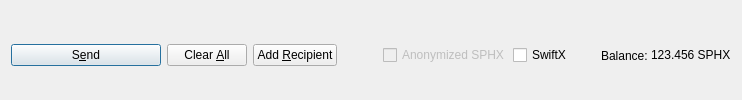
         <widget class="QFrame" name="frame_Send">
          <layout class="QHBoxLayout" name="horizontalLayout">
           <property name="bottomMargin">
            <number>0</number>
           </property>
           <item>
            <widget class="QPushButton" name="sendButton">
             <property name="minimumSize">
              <size>
               <width>150</width>
               <height>0</height>
              </size>
             </property>
             <property name="toolTip">
              <string>Confirm the send action</string>
             </property>
             <property name="text">
              <string>S&amp;end</string>
             </property>
             <property name="icon">
              <iconset resource="../sphx.qrc">
               <normaloff>:/icons/send</normaloff>:/icons/send</iconset>
             </property>
             <property name="autoDefault">
              <bool>false</bool>
             </property>
             <property name="default">
              <bool>true</bool>
             </property>
            </widget>
           </item>
           <item>
            <widget class="QPushButton" name="clearButton">
             <property name="sizePolicy">
              <sizepolicy hsizetype="Minimum" vsizetype="Fixed">
               <horstretch>0</horstretch>
               <verstretch>0</verstretch>
              </sizepolicy>
             </property>
             <property name="toolTip">
              <string>Clear all fields of the form.</string>
             </property>
             <property name="text">
              <string>Clear &amp;All</string>
             </property>
             <property name="icon">
              <iconset resource="../sphx.qrc">
               <normaloff>:/icons/remove</normaloff>:/icons/remove</iconset>
             </property>
             <property name="autoDefault">
              <bool>false</bool>
             </property>
            </widget>
           </item>
           <item>
            <widget class="QPushButton" name="addButton">
             <property name="toolTip">
              <string>Send to multiple recipients at once</string>
             </property>
             <property name="text">
              <string>Add &amp;Recipient</string>
             </property>
             <property name="icon">
              <iconset resource="../sphx.qrc">
               <normaloff>:/icons/add</normaloff>:/icons/add</iconset>
             </property>
             <property name="autoDefault">
              <bool>false</bool>
             </property>
            </widget>
           </item>
           <item>
            <spacer name="horizontalSpacer">
             <property name="orientation">
              <enum>Qt::Horizontal</enum>
             </property>
             <property name="sizeHint" stdset="0">
              <size>
               <width>40</width>
               <height>20</height>
              </size>
             </property>
            </spacer>
           </item>
           <item>
            <layout class="QHBoxLayout" name="horizontalLayout_2">
             <property name="spacing">
              <number>3</number>
             </property>
             <item>
              <widget class="QCheckBox" name="checkxSPHX">
               <property name="enabled">
                <bool>false</bool>
               </property>
               <property name="text">
                <string>Anonymized SPHX</string>
               </property>
              </widget>
             </item>
             <item>
              <widget class="QCheckBox" name="checkSwiftTX">
               <property name="enabled">
                <bool>true</bool>
               </property>
               <property name="minimumSize">
                <size>
                 <width>85</width>
                 <height>0</height>
                </size>
               </property>
               <property name="text">
                <string>SwiftX</string>
               </property>
              </widget>
             </item>
             <item>
              <widget class="QLabel" name="label">
               <property name="text">
                <string>Balance:</string>
               </property>
              </widget>
             </item>
             <item>
              <widget class="QLabel" name="labelBalance">
               <property name="sizePolicy">
                <sizepolicy hsizetype="Preferred" vsizetype="Fixed">
                 <horstretch>0</horstretch>
                 <verstretch>0</verstretch>
                </sizepolicy>
               </property>
               <property name="cursor">
                <cursorShape>IBeamCursor</cursorShape>
               </property>
               <property name="text">
                <string notr="true">123.456 SPHX</string>
               </property>
               <property name="textInteractionFlags">
                <set>Qt::LinksAccessibleByMouse|Qt::TextSelectableByKeyboard|Qt::TextSelectableByMouse</set>
               </property>
              </widget>
             </item>
            </layout>
           </item>
          </layout>
         </widget>
